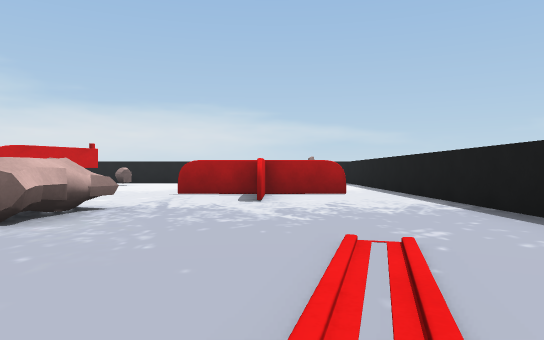
View 1 (above)

16 first-person views from a walk through a 3-D level made in the Unity game engine. The camera is 0.47 m above the floor, looks level and sees 70° across. The floor is counted in squares, 1 m on a side. Each view is taken from the middle of a square. On the plan, view 1 faces up. The plan holds only what a view shows up to about 9 squares ahead; the rest is blank.

View 2
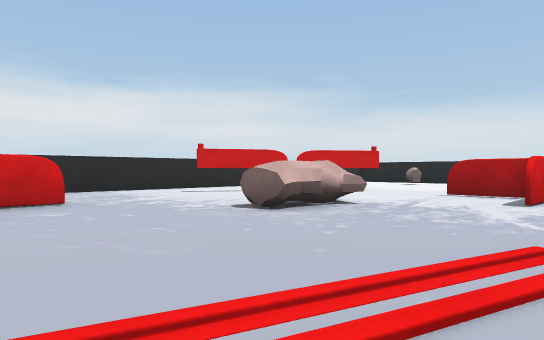

View 3
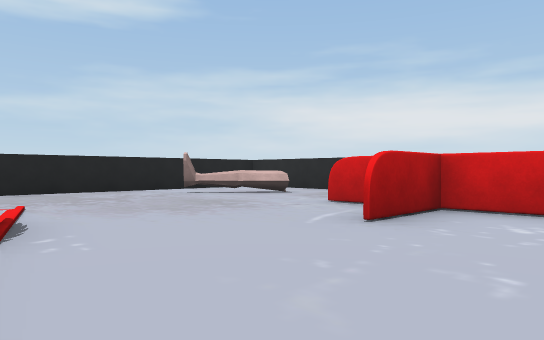

View 4
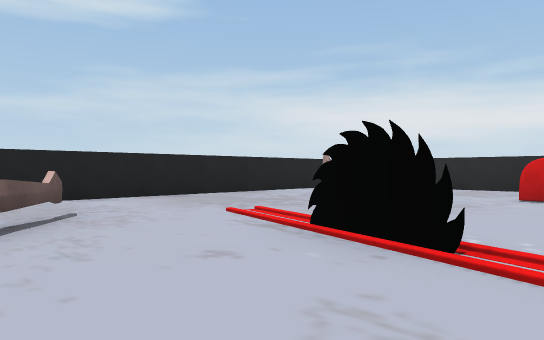

View 5
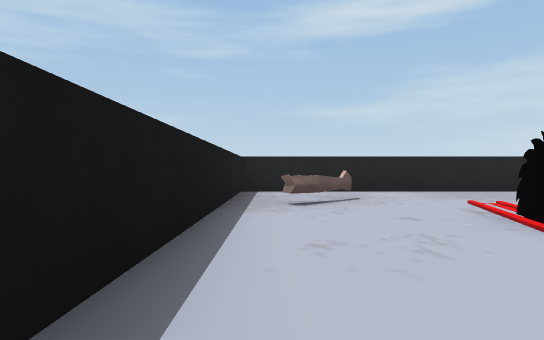

View 6
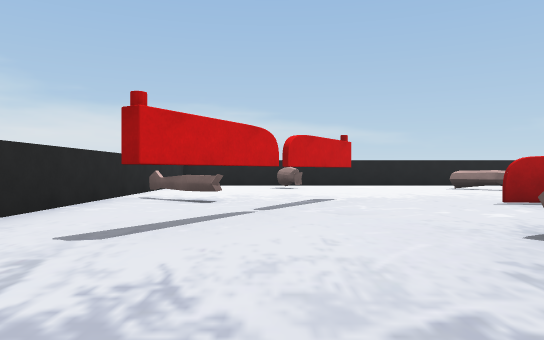

View 7
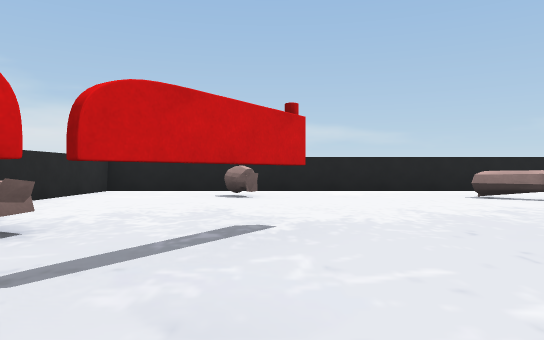

View 8
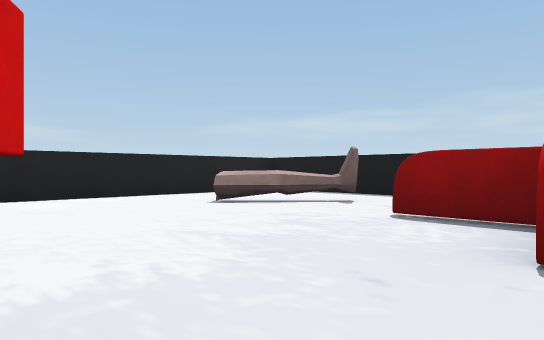

View 9
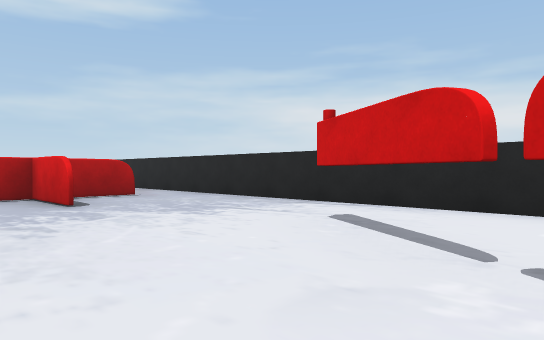

View 10
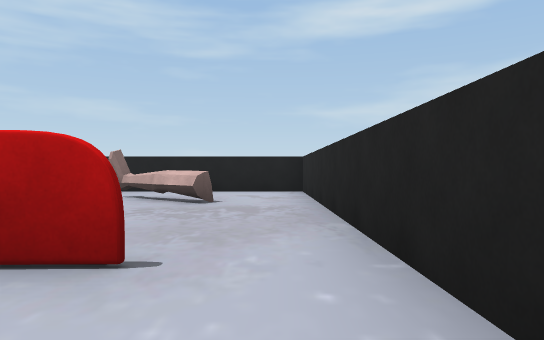

View 11
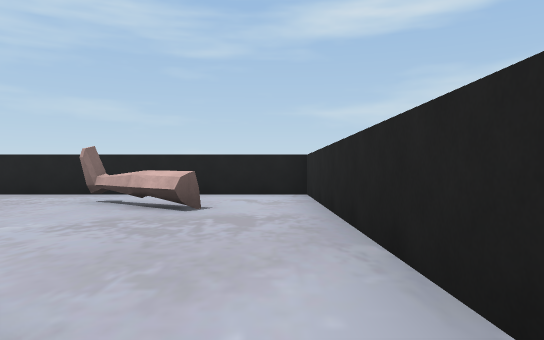

View 12
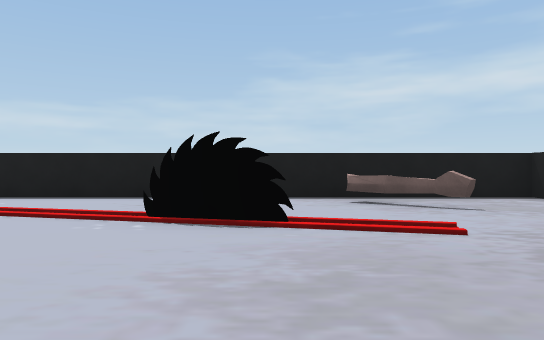

View 13
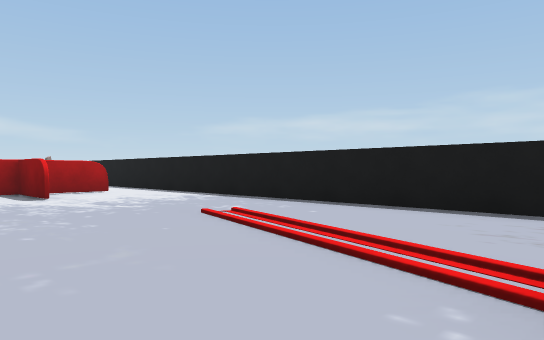

View 14
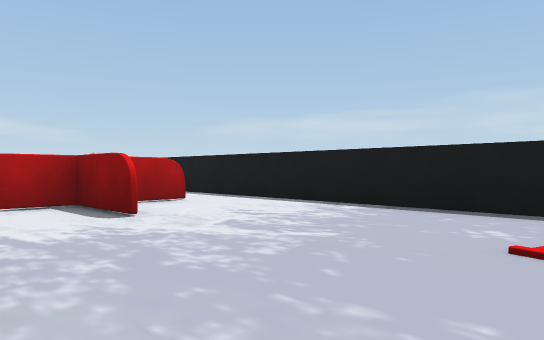

View 15
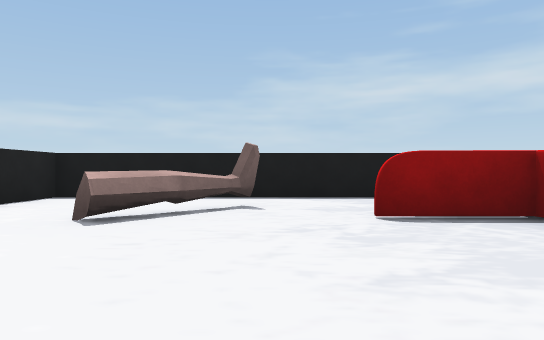

View 16
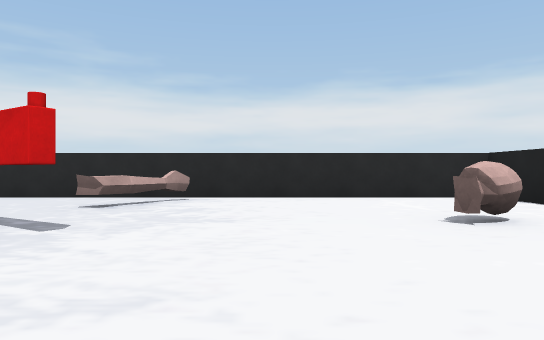

### Floor plan
Key: @ floor where view 1 was taken; # wall or solid block; x gap in a wall; . floor; = window, fence, low wall or low ledge; ^ raised ledge; O other object.
Columns run from 8 left of view 1 to 3 right of it. Each row starts with its distance up from view 1.
 14 ^^^^^^^^^^^^
 13 ^..........^
 12 ^..........^
 11 ^.......=#.^
 10 ^..........^
  9 ^#......O..^
  8 ^#=.O...O..^
  7 ^..O..OOOO.^
  6 ^..O....O..^
  5 ^.O........^
  4 ^..........^
  3 ^..........^
  2 ^..........^
  1 ^..O.......^
  0 ^.OOOO..@..^
 -1 ^..O....O..^
 -2 ^......O...^
 -3 ^........=x^
 -4 ^.##.....=.^
 -5 ^..=.......^
 -6 ^..........^
 -7 ^##########^

Positions as (right, up) in squares from view 1, and headings:
1: (0, 0), facing up
2: (1, 0), facing up-left
3: (0, 2), facing down-left
4: (2, 0), facing down-left
5: (2, 2), facing down
6: (-5, 2), facing up
7: (-4, 5), facing up
8: (-4, 7), facing up-right
9: (-3, 7), facing down-left
10: (-7, 2), facing down
11: (-7, 1), facing down
12: (-4, -2), facing right
13: (-2, -1), facing up-right
14: (-2, 2), facing up-right
15: (-4, 10), facing right
16: (-1, 10), facing left
